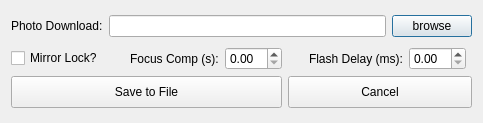
<?xml version="1.0" encoding="UTF-8"?>
<ui version="4.0">
 <class>Dialog_bbScanBoxx_config</class>
 <widget class="QDialog" name="Dialog_bbScanBoxx_config">
  <property name="geometry">
   <rect>
    <x>0</x>
    <y>0</y>
    <width>464</width>
    <height>123</height>
   </rect>
  </property>
  <property name="windowTitle">
   <string>ByteBoxx::SCANBOXX::config</string>
  </property>
  <layout class="QVBoxLayout" name="verticalLayout">
   <item>
    <layout class="QHBoxLayout" name="horizontalLayout">
     <item>
      <widget class="QLabel" name="label">
       <property name="text">
        <string>Photo Download:</string>
       </property>
       <property name="buddy">
        <cstring>lineEdit_photoDownload</cstring>
       </property>
      </widget>
     </item>
     <item>
      <widget class="QLineEdit" name="lineEdit_photoDownload"/>
     </item>
     <item>
      <widget class="QPushButton" name="pushButton_browse">
       <property name="text">
        <string>browse</string>
       </property>
      </widget>
     </item>
    </layout>
   </item>
   <item>
    <layout class="QGridLayout" name="gridLayout">
     <item row="0" column="0">
      <widget class="QCheckBox" name="checkBox_mirror">
       <property name="text">
        <string>Mirror Lock?</string>
       </property>
      </widget>
     </item>
     <item row="0" column="1">
      <spacer name="horizontalSpacer_4">
       <property name="orientation">
        <enum>Qt::Horizontal</enum>
       </property>
       <property name="sizeType">
        <enum>QSizePolicy::Fixed</enum>
       </property>
       <property name="sizeHint" stdset="0">
        <size>
         <width>15</width>
         <height>20</height>
        </size>
       </property>
      </spacer>
     </item>
     <item row="0" column="2">
      <widget class="QLabel" name="label_7">
       <property name="text">
        <string>Focus Comp (s):</string>
       </property>
       <property name="buddy">
        <cstring>doubleSpinBox_focus</cstring>
       </property>
      </widget>
     </item>
     <item row="0" column="3">
      <widget class="QDoubleSpinBox" name="doubleSpinBox_focus">
       <property name="frame">
        <bool>true</bool>
       </property>
       <property name="singleStep">
        <double>0.250000000000000</double>
       </property>
      </widget>
     </item>
     <item row="0" column="4">
      <spacer name="horizontalSpacer_5">
       <property name="orientation">
        <enum>Qt::Horizontal</enum>
       </property>
       <property name="sizeType">
        <enum>QSizePolicy::Fixed</enum>
       </property>
       <property name="sizeHint" stdset="0">
        <size>
         <width>15</width>
         <height>20</height>
        </size>
       </property>
      </spacer>
     </item>
     <item row="0" column="5">
      <widget class="QLabel" name="label_8">
       <property name="text">
        <string>Flash Delay (ms):</string>
       </property>
       <property name="buddy">
        <cstring>doubleSpinBox_flash</cstring>
       </property>
      </widget>
     </item>
     <item row="0" column="6">
      <widget class="QDoubleSpinBox" name="doubleSpinBox_flash">
       <property name="frame">
        <bool>true</bool>
       </property>
       <property name="singleStep">
        <double>0.500000000000000</double>
       </property>
      </widget>
     </item>
     <item row="0" column="7">
      <spacer name="horizontalSpacer_6">
       <property name="orientation">
        <enum>Qt::Horizontal</enum>
       </property>
       <property name="sizeHint" stdset="0">
        <size>
         <width>40</width>
         <height>20</height>
        </size>
       </property>
      </spacer>
     </item>
     <item row="1" column="0" colspan="4">
      <widget class="QPushButton" name="pushButton_save">
       <property name="minimumSize">
        <size>
         <width>0</width>
         <height>32</height>
        </size>
       </property>
       <property name="text">
        <string>Save to File</string>
       </property>
      </widget>
     </item>
     <item row="1" column="4" colspan="4">
      <widget class="QPushButton" name="pushButton_cancel">
       <property name="minimumSize">
        <size>
         <width>0</width>
         <height>32</height>
        </size>
       </property>
       <property name="text">
        <string>Cancel</string>
       </property>
      </widget>
     </item>
    </layout>
   </item>
  </layout>
 </widget>
 <resources/>
 <connections/>
</ui>
